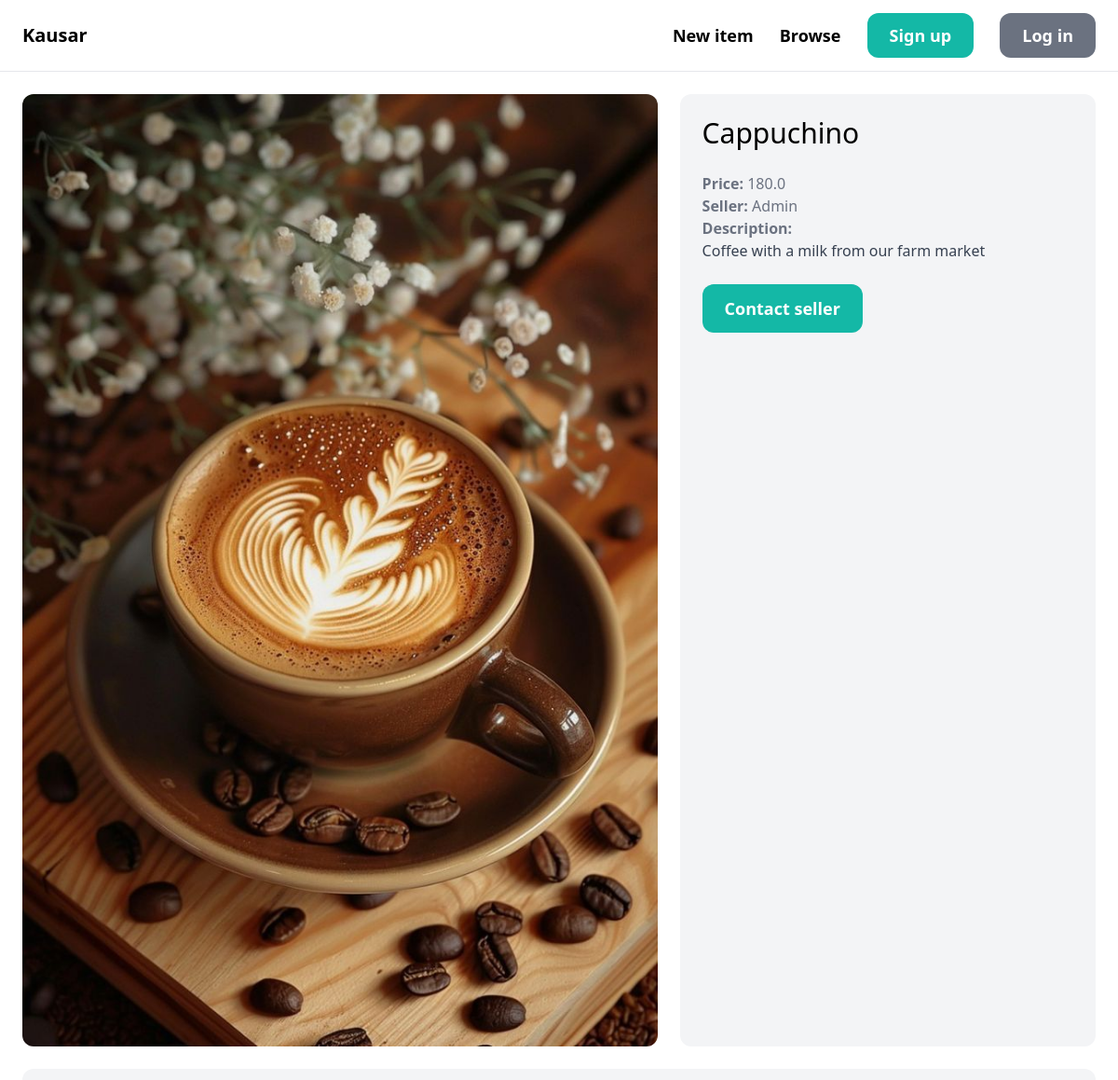
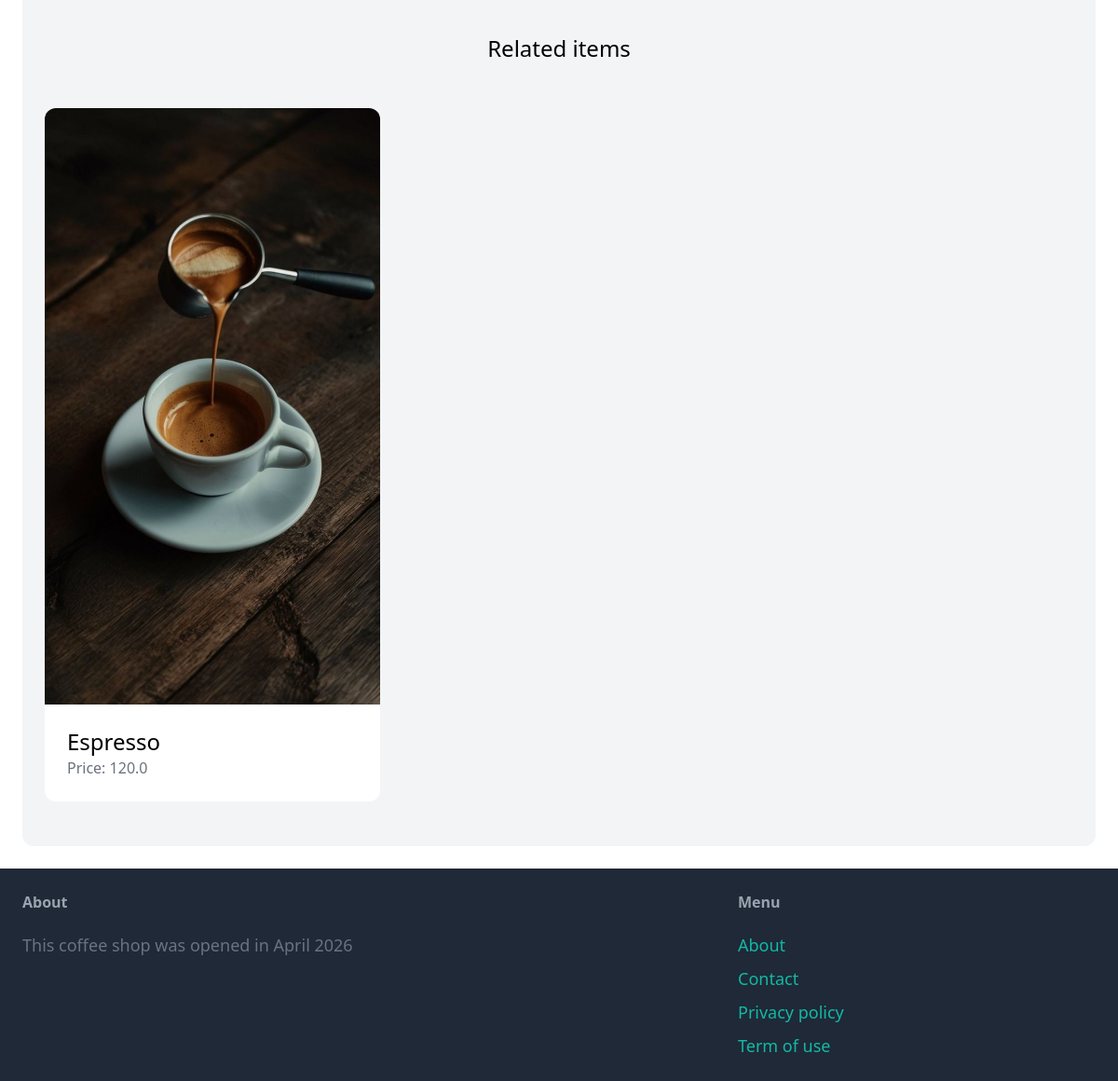
Page /items/4/ on the committed database (2 pictures, top to bottom).
### item/models.py (models this page shows, shortened)
class Item(models.Model):
    category = models.ForeignKey(Category, related_name='items', on_delete=models.CASCADE)
    name = models.CharField(max_length=255)
    description = models.TextField(blank=True, null=True)
    price = models.FloatField()
    image = models.ImageField(upload_to='item_images', blank=True, null=True)
    is_sold = models.BooleanField(default=False)
    created_at = models.DateTimeField(auto_now_add=True)
    created_by = models.ForeignKey(User, related_name='items', on_delete=models.CASCADE)

### item/views.py (the view)
# urls.py: path('<int:pk>/', views.detail, name='detail'),
def detail(request, pk):
    item = get_object_or_404(Item, pk=pk)
    related_items = Item.objects.filter(category=item.category, is_sold=False).exclude(pk=pk)[0:3]
    return render(request, 'item/detail.html', {
        'item': item,
        'related_items': related_items
    })

### item/templates/item/detail.html (shortened to what this page needs)
{% extends 'core/base.html' %}
{% block content %}
<div class="grid grid-cols-5 gap-6">
    <div class="col-span-3">
        <img src="{{ item.image.url }}" class="rounded-xl">
    </div>
    <div class="col-span-2 p-6 bg-gray-100 rounded-xl">
        <h1 class="mb-6 text-3xl">{{ item.name }}</h1>
        <p class="text-gray-500"><strong>Price: </strong>{{ item.price }}</p>
        <p class="text-gray-500"><strong>Seller: </strong>{{ item.created_by.username }}</p>
        {% if item.description %}
            <p class="text-gray-700">
                <strong class="text-gray-500">Description: </strong><br>
                {{ item.description }}
            </p>
        {% endif %}
        <a href="#" class="inline-block mt-6 px-6 py-3 text-lg font-semibold bg-teal-500 text-white hover:bg-teal-700 rounded-xl">Contact seller</a>
    </div>
</div>
<div class="mt-6 px-6 py-12 bg-gray-100 rounded-xl">
    <h2 class="mb-12 text-2xl text-center">Related items</h2>
    <div class="grid grid-cols-3 gap-3">
        {% for item in related_items %}
            <div>
                <a href="{% url 'item:detail' item.id %}">
                    <div>
                        <img src="{{ item.image.url }}" class="rounded-t-xl">
                    </div>
                    <div class="p-6 bg-white rounded-b-xl">
                        <h2 class="text-2xl">{{ item.name }}</h2>
                        <p class="text-gray-500">Price: {{ item.price }}</p>
                    </div>
                </a>
            </div>
        {% endfor %}
    </div>
</div>
{% endblock %}

### rows in the picture
Item: image (picture), name "Cappuchino", price "180.0", created_by.username "Admin", description "Coffee with a milk from our farm market"
Item: image (picture), name "Espresso", price "120.0"
